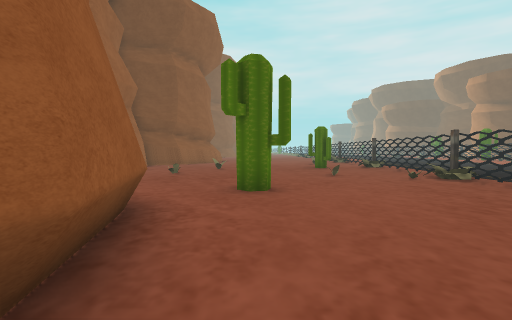
[1] (above)

17 first-person views from a walk through a 3-D level made in the Godot game engine. The camera is 1.5 m above the floor, tilts 2° down and sees 85° across. The floor is counted in squares, 2 m on a side. Each view is taken from the middle of a square. On the plan, view 1 faces up. The plan holds only what a view shows up to about 10 squares ahead; the rest is blank. The place goes on beyond the plan.

[2]
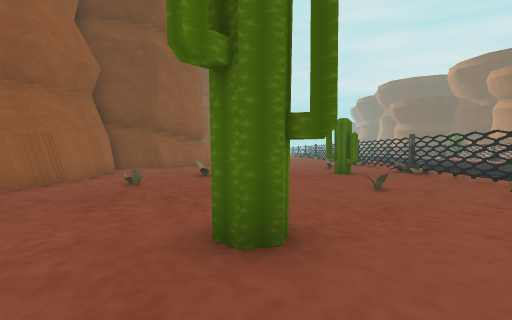

[3]
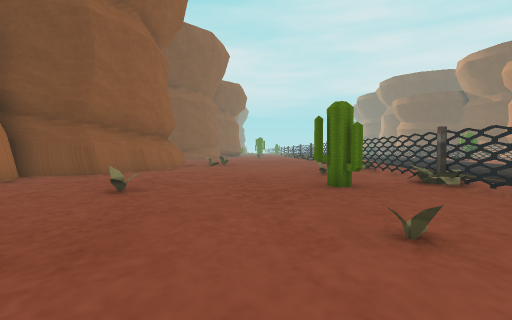

[4]
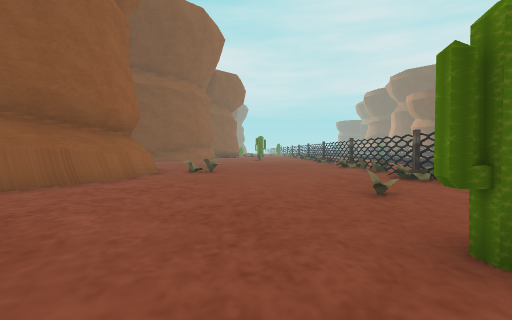

[5]
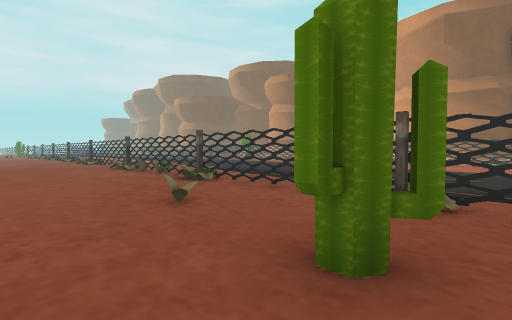

[6]
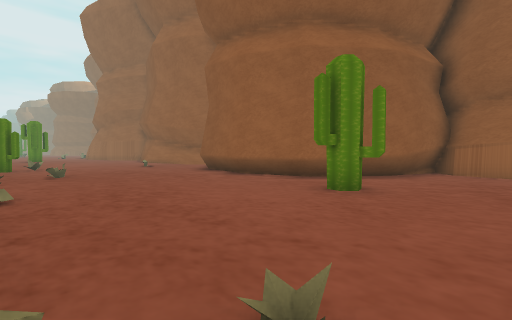

[7]
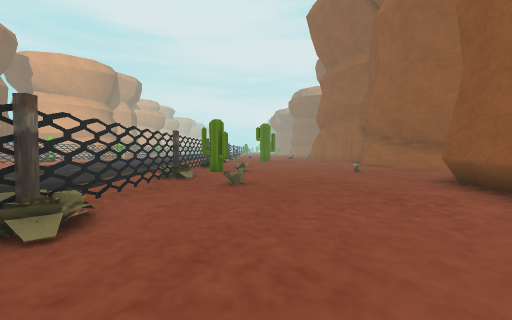

[8]
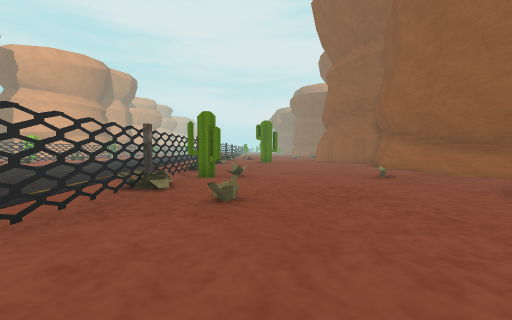

[9]
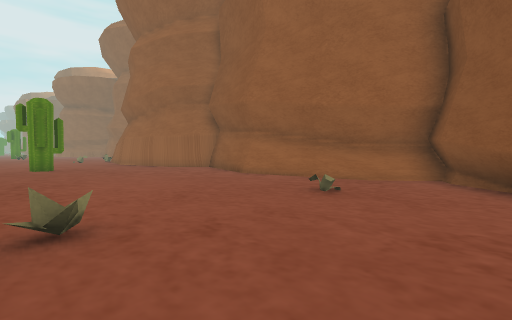

[10]
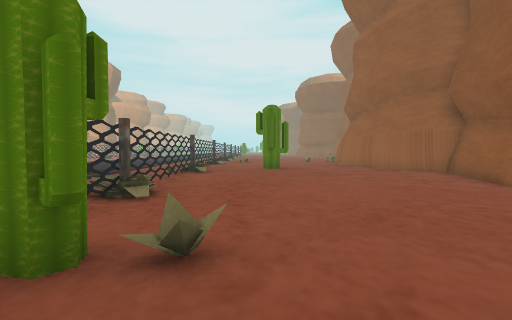

[11]
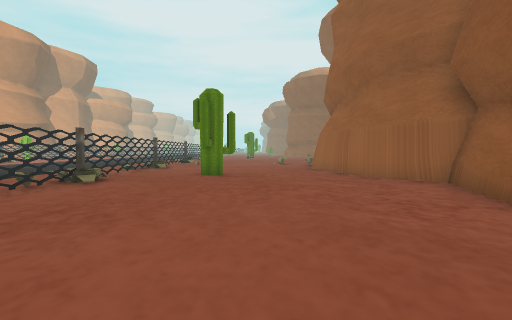

[12]
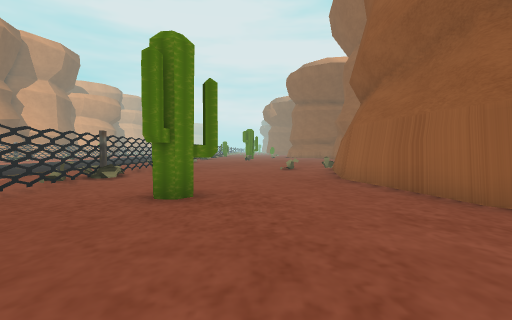

[13]
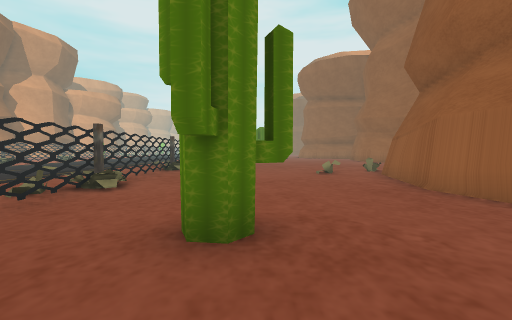

[14]
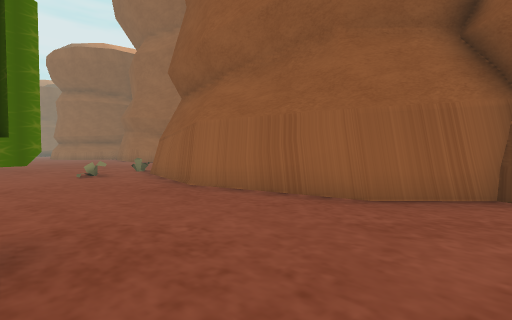

[15]
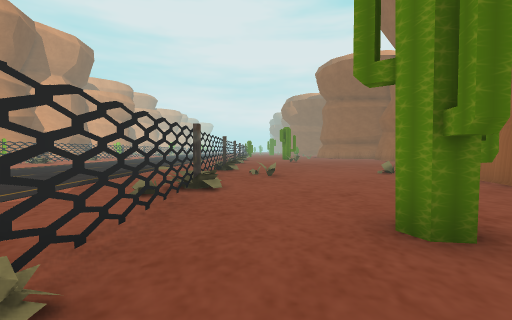

[16]
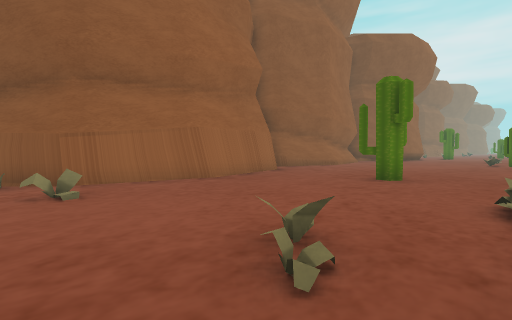

[17]
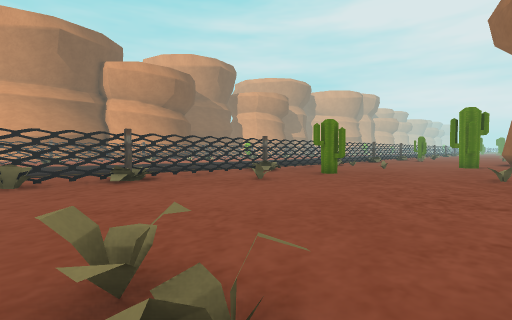

### Floor plan
Key: @ floor where view 1 was taken; # wall or solid block; x gap in a wall; . floor; = window, fence, low wall or low ledge; T thing the floor can be seen under or through; C cactus.
Columns run from 6 left of view 1 to 6 right of it. Each row starts with its distance up from view 1.
 20     .......#=
 19    #.=......#
 18    #.........
 17    #.......#.
 16   ##.........
 15  ##......=..T
 14  #..........T
 13  #...........
 12  #.......C.#.
 11  #..=........
 10  #..........T
  9  #.=........T
  8  #...........
  7  #........=#.
  6 ##....#......
  5  =##........#
  4     #.......
  3     =.......
  2      #.....#.
  1      #.......
  0      #@.....T
 -1     #....=..T
 -2    =#........
 -3   ##.......#.
 -4  ##..........
 -5   ##.=...=x#
 -6    #.........
 -7    #.........
 -8    #.......#.
 -9    #........
-10    #........T
-11   ##........T
-12   #..........
-13   ##.......#.
-14    ##........
-15     #...#...T
-16     #.......T
-17     #.......=
-18     #......#.
-19     #........
-20    ##.....=.#
-21    #..=.....#
-22    .=........

Positions as (right, up) in squares from view 1, and headings:
1: (0, 0), facing up
2: (0, 3), facing up
3: (1, 6), facing up
4: (1, 10), facing up
5: (1, 11), facing up-right
6: (5, 8), facing down-left
7: (3, 5), facing down
8: (3, 3), facing down
9: (4, -2), facing down-left
10: (3, -3), facing down
11: (1, -6), facing down
12: (1, -10), facing down
13: (2, -12), facing down
14: (2, -12), facing down-left
15: (4, -12), facing down
16: (5, -22), facing up-left
17: (-2, 20), facing down-right
